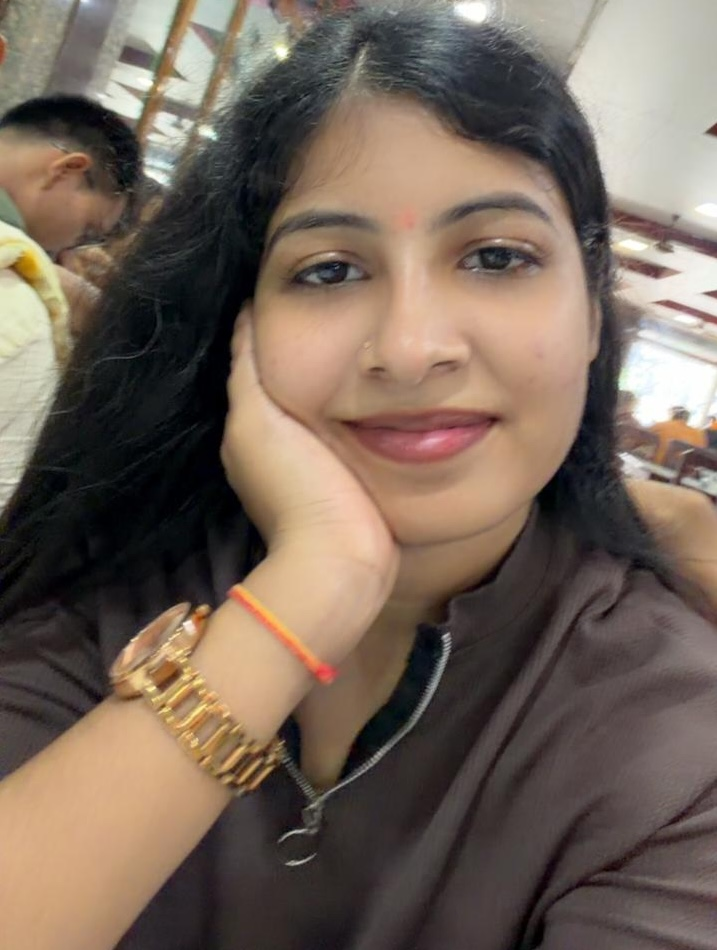
#> input picture images/img.jpeg, 717 x 950 px
$ python read_image.py
#> lines starting #> are read from the running program, lines starting #| are printed output that depends on the picture
from PIL import Image
import numpy as np
import os

BASE = os.path.dirname(os.path.dirname(__file__))

image_path = os.path.join(BASE, "images", "img.jpeg")

image = Image.open(image_path).convert("L")
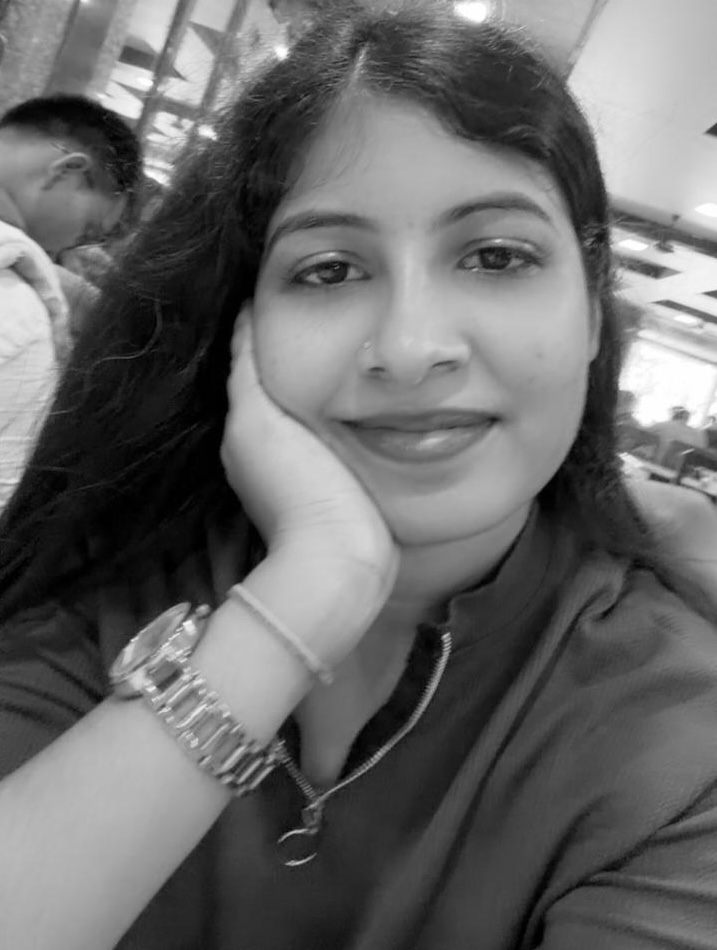
#> image: PIL image 717x950 L; min 0, max 255, mean 105.7

new_width = 60

ratio = image.height / image.width
#> ratio = 1.32
new_height = int(new_width * ratio * 0.55)
#> new_height = 43

image = image.resize((new_width, new_height))
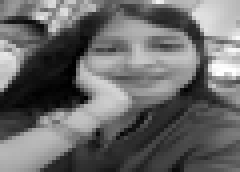
#> image: PIL image 60x43 L (shown 4 times larger); min 0, max 255, mean 105.7

pixels = np.array(image)

chars = np.array(list("@%#*+=-:. "))

normalized = pixels / 255 * (len(chars) - 1)

ascii_image = chars[normalized.astype(int)]

# Convert to list of strings
lines = ["".join(row) for row in ascii_image]

# Find the last non-space character in all rows
max_len = max(len(line.rstrip()) for line in lines)
#> max_len = 60

# Remove only trailing blank columns
lines = [line[:max_len] for line in lines]
#> lines = 43 items

# Save
ascii_text = "\n".join(lines)

text_path = os.path.join(BASE, "ascii_art.txt")

with open(text_path, "w") as f:
    f.write(ascii_text)

print("ASCII text saved!")

ascii_text = "\n".join("".join(row) for row in ascii_image)

text_path = os.path.join(BASE, "ascii_art.txt")

with open(text_path, "w") as f:
    f.write(ascii_text)

print("✅ ASCII Art saved!")
print(text_path)
